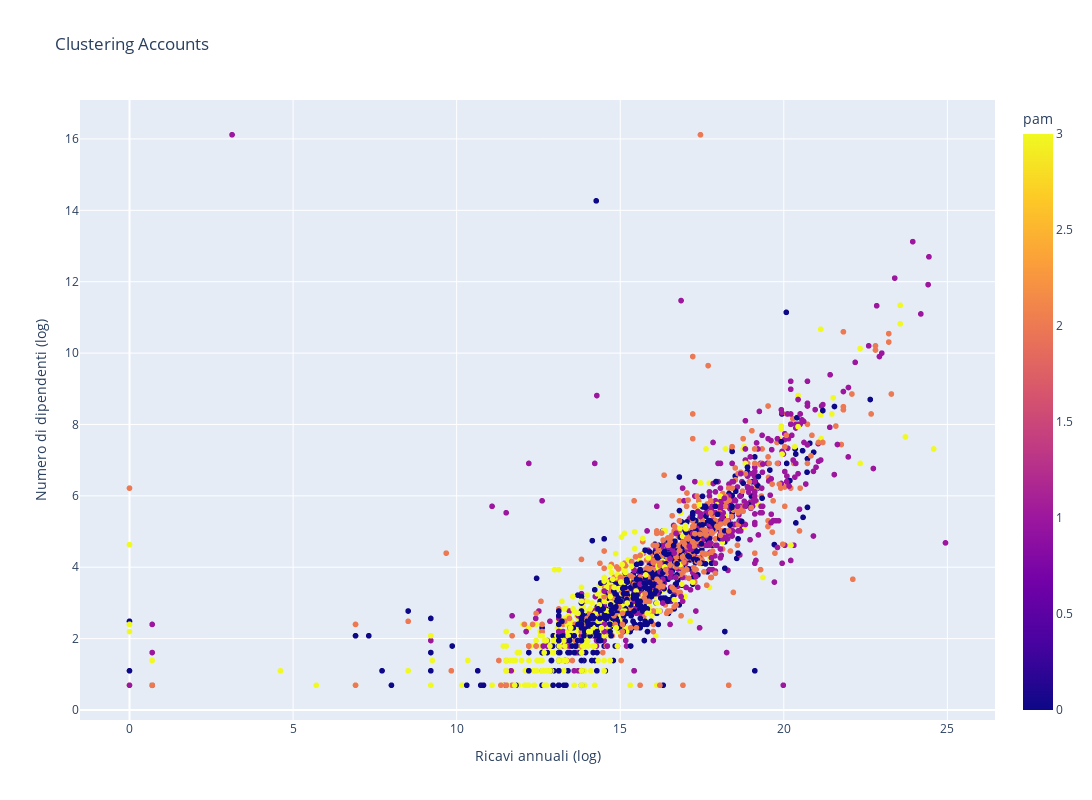

The notebook cell this image was saved under:
### Code cell
fig = px.scatter(
    accounts,
    x="Ricavi annuali",
    y="Numero di dipendenti",
    color="pam",
    hover_name="Nome account",  
    hover_data={
        "Ricavi annuali": False, 
        "Numero di dipendenti": False,
        "pam": True
    },
    title="Clustering Accounts",
    width=1300,
    height=800,
)

fig.update_layout(
    xaxis_title="Ricavi annuali (log)",
    yaxis_title="Numero di dipendenti (log)",
    legend_title="Cluster"
)

fig.show()

### Figure 1 — Plotly figure (JSON) as saved in the notebook; plotly's stock layout.template omitted (floating-point values rounded to 4 significant figures; data arrays with more than 128 entries replaced by an {"elided": "..."} marker saying what was removed)
{"data": [{"customdata": {"elided": "2263x1 float values"}, "hovertemplate": "<b>%{hovertext}</b><br><br>pam=%{marker.color}<extra></extra>", "hovertext": {"elided": "2263 str values"}, "legendgroup": "", "marker": {"color": {"elided": "2263 float values"}, "coloraxis": "coloraxis", "symbol": "circle"}, "mode": "markers", "name": "", "showlegend": false, "type": "scattergl", "x": {"elided": "2263 float values"}, "xaxis": "x", "y": {"elided": "2263 float values"}, "yaxis": "y"}], "layout": {"coloraxis": {"colorbar": {"title": {"text": "pam"}}, "colorscale": [[0, "#0d0887"], [0.1111, "#46039f"], [0.2222, "#7201a8"], [0.3333, "#9c179e"], [0.4444, "#bd3786"], [0.5556, "#d8576b"], [0.6667, "#ed7953"], [0.7778, "#fb9f3a"], [0.8889, "#fdca26"], [1, "#f0f921"]]}, "height": 800, "legend": {"title": {"text": "Cluster"}, "tracegroupgap": 0}, "title": {"text": "Clustering Accounts"}, "width": 1300, "xaxis": {"anchor": "y", "domain": [0, 1], "title": {"text": "Ricavi annuali (log)"}}, "yaxis": {"anchor": "x", "domain": [0, 1], "title": {"text": "Numero di dipendenti (log)"}}}}
